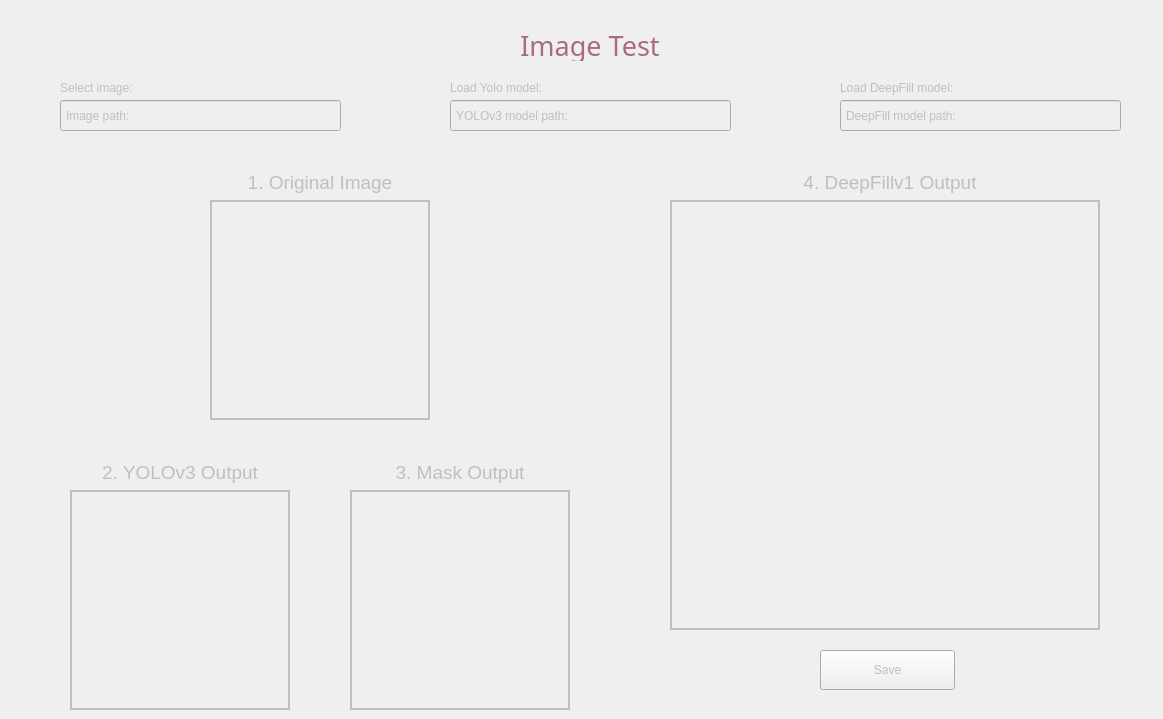
      <widget class="QWidget" name="singleTest">
       <attribute name="title">
        <string>Image Test</string>
       </attribute>
       <widget class="QLabel" name="label_26">
        <property name="geometry">
         <rect>
          <x>490</x>
          <y>30</y>
          <width>200</width>
          <height>31</height>
         </rect>
        </property>
        <property name="font">
         <font>
          <family>MV Boli</family>
          <pointsize>20</pointsize>
          <weight>50</weight>
          <italic>false</italic>
          <bold>false</bold>
          <underline>false</underline>
          <strikeout>false</strikeout>
          <kerning>true</kerning>
         </font>
        </property>
        <property name="styleSheet">
         <string notr="true">color:#ab6c7a</string>
        </property>
        <property name="text">
         <string>Image Test</string>
        </property>
        <property name="scaledContents">
         <bool>false</bool>
        </property>
        <property name="alignment">
         <set>Qt::AlignCenter</set>
        </property>
       </widget>
       <widget class="QLabel" name="original_img">
        <property name="geometry">
         <rect>
          <x>210</x>
          <y>200</y>
          <width>220</width>
          <height>220</height>
         </rect>
        </property>
        <property name="styleSheet">
         <string notr="true">color:#bdbfc0</string>
        </property>
        <property name="frameShape">
         <enum>QFrame::Box</enum>
        </property>
        <property name="frameShadow">
         <enum>QFrame::Plain</enum>
        </property>
        <property name="lineWidth">
         <number>2</number>
        </property>
        <property name="midLineWidth">
         <number>0</number>
        </property>
        <property name="text">
         <string/>
        </property>
        <property name="pixmap">
         <pixmap>../Resources/nspinner4.gif</pixmap>
        </property>
        <property name="scaledContents">
         <bool>true</bool>
        </property>
       </widget>
       <widget class="QLabel" name="label_27">
        <property name="geometry">
         <rect>
          <x>210</x>
          <y>170</y>
          <width>220</width>
          <height>25</height>
         </rect>
        </property>
        <property name="font">
         <font>
          <pointsize>14</pointsize>
         </font>
        </property>
        <property name="styleSheet">
         <string notr="true">color:#bdbfc0</string>
        </property>
        <property name="text">
         <string>1. Original Image</string>
        </property>
        <property name="alignment">
         <set>Qt::AlignCenter</set>
        </property>
       </widget>
       <widget class="QLabel" name="label_28">
        <property name="geometry">
         <rect>
          <x>70</x>
          <y>460</y>
          <width>220</width>
          <height>25</height>
         </rect>
        </property>
        <property name="font">
         <font>
          <pointsize>14</pointsize>
         </font>
        </property>
        <property name="styleSheet">
         <string notr="true">color:#bdbfc0</string>
        </property>
        <property name="text">
         <string>2. YOLOv3 Output</string>
        </property>
        <property name="alignment">
         <set>Qt::AlignCenter</set>
        </property>
       </widget>
       <widget class="QLabel" name="yolo_img">
        <property name="geometry">
         <rect>
          <x>70</x>
          <y>490</y>
          <width>220</width>
          <height>220</height>
         </rect>
        </property>
        <property name="styleSheet">
         <string notr="true">color:#bdbfc0</string>
        </property>
        <property name="frameShape">
         <enum>QFrame::Box</enum>
        </property>
        <property name="lineWidth">
         <number>2</number>
        </property>
        <property name="midLineWidth">
         <number>0</number>
        </property>
        <property name="text">
         <string/>
        </property>
        <property name="pixmap">
         <pixmap>../Resources/nspinner4.gif</pixmap>
        </property>
        <property name="scaledContents">
         <bool>true</bool>
        </property>
       </widget>
       <widget class="QLabel" name="label_30">
        <property name="geometry">
         <rect>
          <x>350</x>
          <y>460</y>
          <width>220</width>
          <height>25</height>
         </rect>
        </property>
        <property name="font">
         <font>
          <pointsize>14</pointsize>
         </font>
        </property>
        <property name="styleSheet">
         <string notr="true">color:#bdbfc0</string>
        </property>
        <property name="text">
         <string>3. Mask Output</string>
        </property>
        <property name="alignment">
         <set>Qt::AlignCenter</set>
        </property>
       </widget>
       <widget class="QLabel" name="mask_img">
        <property name="geometry">
         <rect>
          <x>350</x>
          <y>490</y>
          <width>220</width>
          <height>220</height>
         </rect>
        </property>
        <property name="styleSheet">
         <string notr="true">color:#bdbfc0</string>
        </property>
        <property name="frameShape">
         <enum>QFrame::Box</enum>
        </property>
        <property name="lineWidth">
         <number>2</number>
        </property>
        <property name="text">
         <string/>
        </property>
        <property name="pixmap">
         <pixmap>../Resources/nspinner4.gif</pixmap>
        </property>
        <property name="scaledContents">
         <bool>true</bool>
        </property>
       </widget>
       <widget class="QLabel" name="label_32">
        <property name="geometry">
         <rect>
          <x>780</x>
          <y>170</y>
          <width>220</width>
          <height>25</height>
         </rect>
        </property>
        <property name="font">
         <font>
          <pointsize>14</pointsize>
         </font>
        </property>
        <property name="styleSheet">
         <string notr="true">color:#bdbfc0</string>
        </property>
        <property name="text">
         <string>4. DeepFillv1 Output</string>
        </property>
        <property name="alignment">
         <set>Qt::AlignCenter</set>
        </property>
       </widget>
       <widget class="QLabel" name="deepfill_img">
        <property name="geometry">
         <rect>
          <x>670</x>
          <y>200</y>
          <width>430</width>
          <height>430</height>
         </rect>
        </property>
        <property name="styleSheet">
         <string notr="true">color:#bdbfc0</string>
        </property>
        <property name="frameShape">
         <enum>QFrame::Box</enum>
        </property>
        <property name="lineWidth">
         <number>2</number>
        </property>
        <property name="text">
         <string/>
        </property>
        <property name="pixmap">
         <pixmap>../Resources/nspinner4.gif</pixmap>
        </property>
        <property name="scaledContents">
         <bool>true</bool>
        </property>
       </widget>
       <widget class="QPushButton" name="saveFinalOutButton">
        <property name="geometry">
         <rect>
          <x>820</x>
          <y>650</y>
          <width>135</width>
          <height>40</height>
         </rect>
        </property>
        <property name="font">
         <font>
          <pointsize>9</pointsize>
         </font>
        </property>
        <property name="styleSheet">
         <string notr="true">color:#bdbfc0</string>
        </property>
        <property name="text">
         <string>Save</string>
        </property>
        <property name="icon">
         <iconset>
          <normaloff>../Resources/icons_pink/save.svg</normaloff>../Resources/icons_pink/save.svg</iconset>
        </property>
        <property name="iconSize">
         <size>
          <width>24</width>
          <height>24</height>
         </size>
        </property>
       </widget>
       <widget class="QLabel" name="SelectTestImageButton">
        <property name="geometry">
         <rect>
          <x>300</x>
          <y>100</y>
          <width>31</width>
          <height>31</height>
         </rect>
        </property>
        <property name="autoFillBackground">
         <bool>false</bool>
        </property>
        <property name="styleSheet">
         <string notr="true">color:#bdbfc0; background-color:transparent</string>
        </property>
        <property name="text">
         <string/>
        </property>
        <property name="textFormat">
         <enum>Qt::RichText</enum>
        </property>
        <property name="pixmap">
         <pixmap>../Resources/Folder_icon.png</pixmap>
        </property>
        <property name="scaledContents">
         <bool>true</bool>
        </property>
       </widget>
       <widget class="QLabel" name="label_35">
        <property name="geometry">
         <rect>
          <x>60</x>
          <y>80</y>
          <width>121</width>
          <height>16</height>
         </rect>
        </property>
        <property name="font">
         <font>
          <pointsize>9</pointsize>
         </font>
        </property>
        <property name="styleSheet">
         <string notr="true">color:#bdbfc0</string>
        </property>
        <property name="text">
         <string>Select image:</string>
        </property>
       </widget>
       <widget class="QLineEdit" name="saveModelLineText_5">
        <property name="enabled">
         <bool>false</bool>
        </property>
        <property name="geometry">
         <rect>
          <x>60</x>
          <y>100</y>
          <width>281</width>
          <height>31</height>
         </rect>
        </property>
        <property name="font">
         <font>
          <pointsize>9</pointsize>
         </font>
        </property>
        <property name="styleSheet">
         <string notr="true">color:#bdbfc0;padding-left:3px</string>
        </property>
        <property name="text">
         <string>Image path:</string>
        </property>
       </widget>
       <widget class="QLineEdit" name="yoloModelPath">
        <property name="enabled">
         <bool>false</bool>
        </property>
        <property name="geometry">
         <rect>
          <x>450</x>
          <y>100</y>
          <width>281</width>
          <height>31</height>
         </rect>
        </property>
        <property name="font">
         <font>
          <pointsize>9</pointsize>
         </font>
        </property>
        <property name="styleSheet">
         <string notr="true">color:#bdbfc0;padding-left:3px</string>
        </property>
        <property name="text">
         <string>YOLOv3 model path:</string>
        </property>
       </widget>
       <widget class="QLabel" name="LoadYoloModelButton">
        <property name="geometry">
         <rect>
          <x>690</x>
          <y>100</y>
          <width>31</width>
          <height>31</height>
         </rect>
        </property>
        <property name="autoFillBackground">
         <bool>false</bool>
        </property>
        <property name="styleSheet">
         <string notr="true">color:#bdbfc0; background-color:transparent</string>
        </property>
        <property name="text">
         <string/>
        </property>
        <property name="textFormat">
         <enum>Qt::RichText</enum>
        </property>
        <property name="pixmap">
         <pixmap>../Resources/Folder_icon.png</pixmap>
        </property>
        <property name="scaledContents">
         <bool>true</bool>
        </property>
       </widget>
       <widget class="QLabel" name="label_36">
        <property name="geometry">
         <rect>
          <x>450</x>
          <y>80</y>
          <width>161</width>
          <height>16</height>
         </rect>
        </property>
        <property name="font">
         <font>
          <pointsize>9</pointsize>
         </font>
        </property>
        <property name="styleSheet">
         <string notr="true">color:#bdbfc0</string>
        </property>
        <property name="text">
         <string>Load Yolo model:</string>
        </property>
       </widget>
       <widget class="QLabel" name="label_106">
        <property name="geometry">
         <rect>
          <x>840</x>
          <y>80</y>
          <width>171</width>
          <height>16</height>
         </rect>
        </property>
        <property name="font">
         <font>
          <pointsize>9</pointsize>
         </font>
        </property>
        <property name="styleSheet">
         <string notr="true">color:#bdbfc0</string>
        </property>
        <property name="text">
         <string>Load DeepFill model:</string>
        </property>
       </widget>
       <widget class="QLabel" name="LoadDeepfillModelButton">
        <property name="geometry">
         <rect>
          <x>1080</x>
          <y>100</y>
          <width>31</width>
          <height>31</height>
         </rect>
        </property>
        <property name="autoFillBackground">
         <bool>false</bool>
        </property>
        <property name="styleSheet">
         <string notr="true">color:#bdbfc0; background-color:transparent</string>
        </property>
        <property name="text">
         <string/>
        </property>
        <property name="textFormat">
         <enum>Qt::RichText</enum>
        </property>
        <property name="pixmap">
         <pixmap>../Resources/Folder_icon.png</pixmap>
        </property>
        <property name="scaledContents">
         <bool>true</bool>
        </property>
       </widget>
       <widget class="QLineEdit" name="deepfillModelPath">
        <property name="enabled">
         <bool>false</bool>
        </property>
        <property name="geometry">
         <rect>
          <x>840</x>
          <y>100</y>
          <width>281</width>
          <height>31</height>
         </rect>
        </property>
        <property name="font">
         <font>
          <pointsize>9</pointsize>
         </font>
        </property>
        <property name="styleSheet">
         <string notr="true">color:#bdbfc0;padding-left:3px</string>
        </property>
        <property name="text">
         <string>DeepFill model path:</string>
        </property>
       </widget>
       <widget class="QLabel" name="yoloModelStatus">
        <property name="geometry">
         <rect>
          <x>740</x>
          <y>105</y>
          <width>24</width>
          <height>24</height>
         </rect>
        </property>
        <property name="autoFillBackground">
         <bool>false</bool>
        </property>
        <property name="text">
         <string/>
        </property>
        <property name="pixmap">
         <pixmap>../Resources/red.png</pixmap>
        </property>
        <property name="scaledContents">
         <bool>true</bool>
        </property>
       </widget>
       <widget class="QLabel" name="deepfillModelStatus">
        <property name="geometry">
         <rect>
          <x>1130</x>
          <y>105</y>
          <width>24</width>
          <height>24</height>
         </rect>
        </property>
        <property name="text">
         <string/>
        </property>
        <property name="pixmap">
         <pixmap>../Resources/red.png</pixmap>
        </property>
        <property name="scaledContents">
         <bool>true</bool>
        </property>
       </widget>
       <zorder>deepfillModelPath</zorder>
       <zorder>label_26</zorder>
       <zorder>original_img</zorder>
       <zorder>label_27</zorder>
       <zorder>label_28</zorder>
       <zorder>yolo_img</zorder>
       <zorder>label_30</zorder>
       <zorder>mask_img</zorder>
       <zorder>label_32</zorder>
       <zorder>deepfill_img</zorder>
       <zorder>saveFinalOutButton</zorder>
       <zorder>label_35</zorder>
       <zorder>saveModelLineText_5</zorder>
       <zorder>SelectTestImageButton</zorder>
       <zorder>yoloModelPath</zorder>
       <zorder>LoadYoloModelButton</zorder>
       <zorder>label_36</zorder>
       <zorder>label_106</zorder>
       <zorder>LoadDeepfillModelButton</zorder>
       <zorder>yoloModelStatus</zorder>
       <zorder>deepfillModelStatus</zorder>
      </widget>
